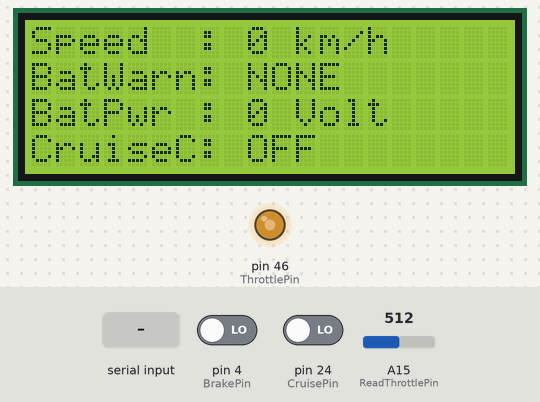
Bench run of a sketch on a simulated Arduino Mega 2560, built with avr-gcc and run on an emulated ATmega2560. On the bench: 20×4 character LCD, output pins drawn as LEDs (lit = HIGH). Inputs (shaded band) come from the test bench; at power-on: pin 4 (BrakePin) LOW, pin 24 (CruisePin) LOW, A15 (ReadThrottlePin) = 512. What the sketch prints to the serial monitor is not drawn.

Above: at 1.2 s.
1.3 s: "1" received over the second serial link
At 2.5 s:
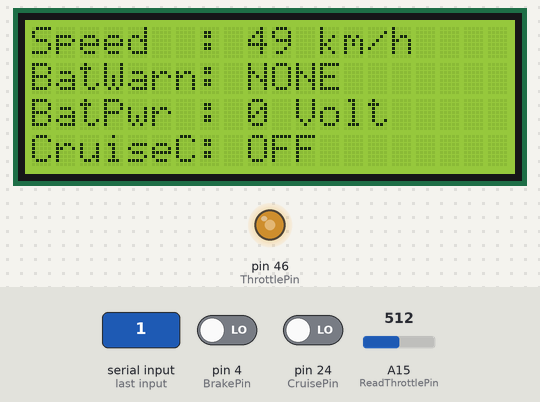
2.8 s: "0" received over the second serial link
Timing chart, 0 to 5.8 s (numbered marks = the images above; inputs shaded):
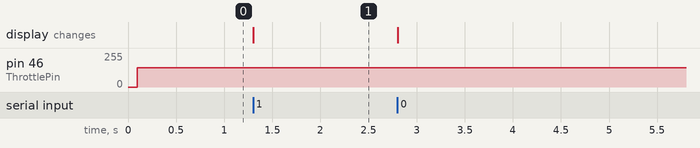

Measured:
- after the input at 1.3 s, the display: changes at once (image 1)

The sketch:

sketch_oct10a.ino
```cpp
/*
  Pin setup

  Vss - Gnd
  Vdd - 5V
  V0  - Contrast, potentiometer or 2.7kohm then Gnd
  Rs  - pin 36
  R/W - Gnd
  E   - pin 34
  D4  - pin 32
  D5  - pin 30
  D6  - pin 28
  D7  - pin 26
  A   - 5V (220ohm then 5V)
  K   - Gnd

*/

#include <LiquidCrystal.h>

#include <SoftwareSerial.h>

#define Radius 0.16f
#define Magnets 1.5f
#define StartWatch 0
#define StopWatch 1
#define Standby 2
#define Update 500

int ReadThrottlePin = 15;       // Analog pin 1   | Analog pin 15       - Th_in
//int interruptPin = 3;           // Digital pin 2  | Digital pin 3       - Hall
int CruisePin = 24;             // Digital pin 3  | Digital pin 24      - Cruise
int ThrottlePin = 46;           // Digital pin 4  | Digital pin 46      - Th_out
int BrakePin = 4;               // Digital pin 5  | Digital pin 4       - Brake

unsigned long T0, T1, T2, D, Delay1=0, Delay2=0;
char State = 0;
unsigned long Factor = 3.6f * PI * Radius * 1000000.0f / Magnets;

// Initialize the library with the numbers of the interface pins
LiquidCrystal lcd(36,34,32,30,28,26);

// Initialize the speed serial communication
SoftwareSerial mySerial(A12, 44); // RX, TX

String Line11 = "Speed  : ";
String Line12 = " km/h  ";

String Line21 = "BatWarn: ";
String BatteryWarnings = "NONE";

String Line31 = "BatPwr : ";
String Line32 = " Volt  ";

String Line41 = "CruiseC: ";
String Line42 = "OFF";

uint8_t   Increment     = 0;
uint8_t   Speed         = 0;
int       Throttle      = 0;
uint8_t   CruiseSpeed   = 0;
uint8_t   Cruise        = 0;
int       BatPwr        = 0;
boolean   Deactivated   = true;

//*******PID**********//
int       Last = 0;
int       Error = 0;
int       Integral = 0;
int       IntThresh = 1000;
int       ScaleFactor = 1;

uint8_t   kP=1;
uint8_t   kD=1;
uint8_t   kI=1;

void setup() {

  lcd.begin(20, 4);     // set up the LCD's number of columns and rows:
  lcd.print("Start");   // Print a message to the LCD.

  Serial.begin(9600);

  mySerial.begin(9600);

  DisplayState(Increment);

  //pinMode(interruptPin, INPUT);

  //attachInterrupt(digitalPinToInterrupt(interruptPin), Change, RISING);

  pinMode(CruisePin, INPUT);

  pinMode(BrakePin, INPUT);

}

void loop() {

  if(Delay1==0){
    Delay1 = millis();
  }

  CruiseControl();

  GetSpeed();

  Delay2=millis();
  if(Delay2-Delay1 > Update){
    Increment++;
    DisplayState(Increment);
    Delay1=0;
    Delay2=0;
  }

}

int PID_controller (){

  Error = CruiseSpeed - Speed;

  if (abs(Error) < IntThresh) {                     // prevent integral 'windup'
    Integral = Integral + Error;                    // accumulate the error integral
  }
  else {
    Integral = 0;                                     // zero it if out of bounds
  }
  float P = Error*(float)kP*0.1;                                // calc proportional term
  float I = Integral*(float)kI*0.1;                             // integral term
  float D = (Last - Speed)*(float)kD*0.1;                         // derivative term
  Throttle = P + I + D + Throttle;                            // Total drive = P+I+D
  //Throttle = Throttle*ScaleFactor;                 // scale Drive to be in the range 0-255
  if (Throttle>255) {
    Throttle = 255;
  }
  else if (Throttle<0) {
    Throttle = 0;
  }
  Last = Speed;                                    // save current value for next time

  return Throttle;
}

void DisplayState (int Increment){

  if(0 == Increment % 10){
    Clear();
    Increment=0;
    lcd.setCursor(0, 0);
    lcd.print(Line11+Speed+Line12);
    lcd.setCursor(0, 1);
    lcd.print(Line21+BatteryWarnings);
    lcd.setCursor(0, 2);
    lcd.print(Line31+BatPwr+Line32);
    lcd.setCursor(0, 3);
    lcd.print(Line41+Line42);
  }else{
    lcd.setCursor(9, 0);
    lcd.print(Speed+Line12);
    lcd.setCursor(9, 1);
    lcd.print(BatteryWarnings);
    lcd.setCursor(9, 2);
    lcd.print(BatPwr+Line32);
    lcd.setCursor(9, 3);
    lcd.print(Line42);
  }
}

void Clear(){
  for(int i=0; i<4; i++){
    for(int j=0; j<20; j++){
      lcd.setCursor(j, i);
      lcd.print(" ");
    }
  }
}

void CruiseControl(){

  if(Cruise==1 && Deactivated){
    Line42="ON ";
    CruiseSpeed = Speed;
    analogWrite(ThrottlePin, PID_controller());
  }else{
    Line42="OFF";
    Throttle = analogRead(ReadThrottlePin);
    Throttle = map(Throttle, 0, 1023, 0, 255+35);   // 35 corresponds to 0.7V
    analogWrite(ThrottlePin, Throttle);
  }

  if(digitalRead(CruisePin)==HIGH){
    Cruise=1;
  }else{
    Cruise=0;
    Deactivated=true;
  }

  if(digitalRead(BrakePin)==HIGH){
    Deactivated=false;
  }
}

void GetSpeed(){

  mySerial.write('S');
  while(!mySerial.available());
  Speed = mySerial.read();
  Serial.println(Speed);

  }
```
